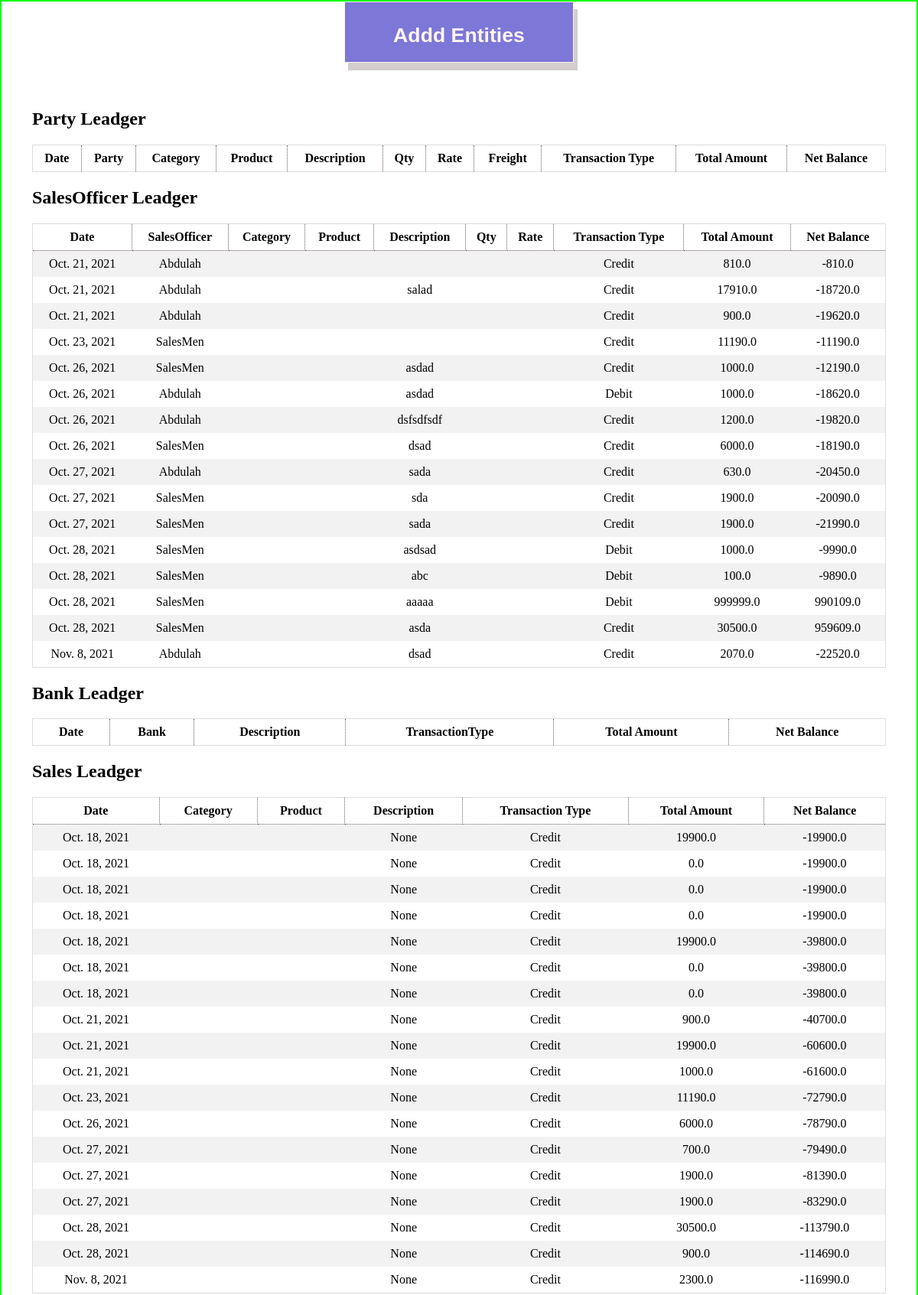
The page /apis/test (upper part) on the database its author committed.
### app/models.py (models this page shows, shortened)
class Ledger(models.Model):
    date = models.DateField(default=timezone.now, blank=True)
    description = models.CharField(max_length=50, null=True)
    transaction_type = models.CharField(max_length=50, choices=(
        ('Debit', 'Debit'), ('Credit', 'Credit')))
    total_amount = models.FloatField(null=True)
    net_balance = models.FloatField(blank=True, default=0.0)

class SalesOfficerLedger(Ledger):
    sales_officer = models.ForeignKey(SalesOfficer, on_delete=models.CASCADE)
    party_order = models.IntegerField(null=True,blank=True)

class Ledger(models.Model):
    date = models.DateField(default=timezone.now, blank=True)
    description = models.CharField(max_length=50, null=True)
    transaction_type = models.CharField(max_length=50, choices=(
        ('Debit', 'Debit'), ('Credit', 'Credit')))
    total_amount = models.FloatField(null=True)
    net_balance = models.FloatField(blank=True, default=0.0)

class SalesOfficer(models.Model):
    name = models.CharField(max_length=200,unique=True)
    commission = models.FloatField(default=0.0)
    contact = models.CharField(max_length=13)
    opening_Balance = models.FloatField()
    current_Balance = models.FloatField(blank=True, null=True)
    user = models.OneToOneField(User,on_delete=models.CASCADE)
    date = models.DateField(default=timezone.now, blank=True)
    def __str__(self):
        return self.name

class SalesLedger(Ledger):
    sales_person = models.ForeignKey(SalesPerson,on_delete=models.CASCADE)

### app/views.py (the view)
# urls.py: path('test',views.Test),
def Test(request):
    party = m.PartyLedger.objects.all()
    salesofficer = m.SalesOfficerLedger.objects.all()
    sales = m.SalesLedger.objects.all()
    bank = m.BankLedger.objects.all()
    freight = m.FreightLedger.objects.all()
    discount = m.DiscountLedger.objects.all()
    cleariing = m.ClearingLedger.objects.all()
    cash = m.CashLedger.objects.all()
    incentive = m.IncentiveLedger.objects.all()
    response_dict = {'Party':party,'SalesOfficer':salesofficer,'Sales':sales,'Bank':bank,'Freight':freight
                    ,'Discount':discount,'Cash':cash,'Clearing':cleariing,'Incentive':incentive }
    return render(request,'test.html',response_dict)

### app/templates/test.html (shortened to what this page needs)
<!DOCTYPE html>
<html>
<head>
</head>
<body>
    <div style="width: 100wh;text-align: center;">
        <div>
            <button class='addBtn' onclick="Add()" id='btn'>
                <h1>Addd Entities</h1>
            </button>
        </div>
    </div>
    <div class="container">
        <h2>Party Leadger</h2>
        <div style="overflow-x:auto;">
            <table>
                <tr>
                    <th>Date</th>
                    <th>Party</th>
                    <th>Category</th>
                    <th>Product</th>
                    <th>Description</th>
                    <th>Qty</th>
                    <th>Rate</th>
                    <th>Freight</th>
                    <th>Transaction Type</th>
                    <th>Total Amount</th>
                    <th>Net Balance</th>
                </tr>
            </table>
        </div>
        <h2>SalesOfficer Leadger</h2>
        <div style="overflow-x:auto;">
            <table>
                <tr>
                    <th>Date</th>
                    <th>SalesOfficer</th>
                    <th>Category</th>
                    <th>Product</th>
                    <th>Description</th>
                    <th>Qty</th>
                    <th>Rate</th>
                    <th>Transaction Type</th>
                    <th>Total Amount</th>
                    <th>Net Balance</th>
                </tr>
                {% for r in SalesOfficer %}
                <tr>
                    <td>{{r.date}}</td>
                    <td>{{r.sales_officer}}</td>
                    <td>{{r.category}}</td>
                    <td>{{r.product}}</td>
                    <td>{{r.description}}</td>
                    <td>{{r.qty}}</td>
                    <td>{{r.rate}}</td>
                    <td>{{r.transaction_type}}</td>
                    <td>{{r.total_amount}}</td>
                    <td>{{r.net_balance}}</td>
                </tr>
                {% endfor %}
            </table>
        </div>
        <h2>Bank Leadger</h2>
        <div style="overflow-x:auto;">
            <table>
                <tr>
                    <th>Date</th>
                    <th>Bank</th>
                    <th>Description</th>
                    <th>TransactionType</th>
                    <th>Total Amount</th>
                    <th>Net Balance</th>
                </tr>
            </table>
        </div>
        <h2>Sales Leadger</h2>
        <div style="overflow-x:auto;">
            <table>
                <tr>
                    <th>Date</th>
                    <th>Category</th>
                    <th>Product</th>
                    <th>Description</th>
                    <th>Transaction Type</th>
                    <th>Total Amount</th>
                    <th>Net Balance</th>
                </tr>
                {% for r in Sales %}
                <tr>
                    <td>{{r.date}}</td>
                    <td>{{r.category}}</td>
                    <td>{{r.product}}</td>
                    <td>{{r.description}}</td>
                    <td>{{r.transaction_type}}</td>
                    <td>{{r.total_amount}}</td>
                    <td>{{r.net_balance}}</td>
                </tr>
                {% endfor %}
            </table>
        </div>
    </div>
</body>
</html>

### app/templates/test.html (style rules this page uses)
table { border-collapse: collapse; border-spacing: 0; width: 100%; border: 1px solid #ddd; }
th { border: 1px dotted rgb(112, 92, 92); }
th, td { text-align: center; padding: 8px; }
tr:nth-child(even) { background-color: #f2f2f2 }
.addBtn { border: 1px solid; padding: 10px; box-shadow: 5px 10px #d4cdcd; width: 25vw; height: 80px; background-color: rgb(125, 119, 216); color: seashell; font-weight: 600; }
.container { padding: 40px; }
body { border: 2px double rgb(0, 255, 0); margin: 0; padding: 0; }

### rows shown on the page
SalesOfficerLedger: date "Oct. 21, 2021", sales_officer "Abdulah", transaction_type "Credit", total_amount "810.0", net_balance "-810.0"
SalesOfficerLedger: date "Oct. 21, 2021", sales_officer "Abdulah", description "salad", transaction_type "Credit", total_amount "17910.0", net_balance "-18720.0"
SalesOfficerLedger: date "Oct. 21, 2021", sales_officer "Abdulah", transaction_type "Credit", total_amount "900.0", net_balance "-19620.0"
SalesOfficerLedger: date "Oct. 23, 2021", sales_officer "SalesMen", transaction_type "Credit", total_amount "11190.0", net_balance "-11190.0"
SalesOfficerLedger: date "Oct. 26, 2021", sales_officer "SalesMen", description "asdad", transaction_type "Credit", total_amount "1000.0", net_balance "-12190.0"
SalesOfficerLedger: date "Oct. 26, 2021", sales_officer "Abdulah", description "asdad", transaction_type "Debit", total_amount "1000.0", net_balance "-18620.0"
SalesOfficerLedger: date "Oct. 26, 2021", sales_officer "Abdulah", description "dsfsdfsdf", transaction_type "Credit", total_amount "1200.0", net_balance "-19820.0"
SalesOfficerLedger: date "Oct. 26, 2021", sales_officer "SalesMen", description "dsad", transaction_type "Credit", total_amount "6000.0", net_balance "-18190.0"
SalesOfficerLedger: date "Oct. 27, 2021", sales_officer "Abdulah", description "sada", transaction_type "Credit", total_amount "630.0", net_balance "-20450.0"
SalesOfficerLedger: date "Oct. 27, 2021", sales_officer "SalesMen", description "sda", transaction_type "Credit", total_amount "1900.0", net_balance "-20090.0"
SalesOfficerLedger: date "Oct. 27, 2021", sales_officer "SalesMen", description "sada", transaction_type "Credit", total_amount "1900.0", net_balance "-21990.0"
SalesOfficerLedger: date "Oct. 28, 2021", sales_officer "SalesMen", description "asdsad", transaction_type "Debit", total_amount "1000.0", net_balance "-9990.0"
SalesOfficerLedger: date "Oct. 28, 2021", sales_officer "SalesMen", description "abc", transaction_type "Debit", total_amount "100.0", net_balance "-9890.0"
SalesOfficerLedger: date "Oct. 28, 2021", sales_officer "SalesMen", description "aaaaa", transaction_type "Debit", total_amount "999999.0", net_balance "990109.0"
SalesOfficerLedger: date "Oct. 28, 2021", sales_officer "SalesMen", description "asda", transaction_type "Credit", total_amount "30500.0", net_balance "959609.0"
SalesOfficerLedger: date "Nov. 8, 2021", sales_officer "Abdulah", description "dsad", transaction_type "Credit", total_amount "2070.0", net_balance "-22520.0"
SalesLedger: date "Oct. 18, 2021", description "None", transaction_type "Credit", total_amount "19900.0", net_balance "-19900.0"
SalesLedger: date "Oct. 18, 2021", description "None", transaction_type "Credit", total_amount "0.0", net_balance "-19900.0"
SalesLedger: date "Oct. 18, 2021", description "None", transaction_type "Credit", total_amount "0.0", net_balance "-19900.0"
SalesLedger: date "Oct. 18, 2021", description "None", transaction_type "Credit", total_amount "0.0", net_balance "-19900.0"
SalesLedger: date "Oct. 18, 2021", description "None", transaction_type "Credit", total_amount "19900.0", net_balance "-39800.0"
SalesLedger: date "Oct. 18, 2021", description "None", transaction_type "Credit", total_amount "0.0", net_balance "-39800.0"
SalesLedger: date "Oct. 18, 2021", description "None", transaction_type "Credit", total_amount "0.0", net_balance "-39800.0"
SalesLedger: date "Oct. 21, 2021", description "None", transaction_type "Credit", total_amount "900.0", net_balance "-40700.0"
SalesLedger: date "Oct. 21, 2021", description "None", transaction_type "Credit", total_amount "19900.0", net_balance "-60600.0"
SalesLedger: date "Oct. 21, 2021", description "None", transaction_type "Credit", total_amount "1000.0", net_balance "-61600.0"
SalesLedger: date "Oct. 23, 2021", description "None", transaction_type "Credit", total_amount "11190.0", net_balance "-72790.0"
SalesLedger: date "Oct. 26, 2021", description "None", transaction_type "Credit", total_amount "6000.0", net_balance "-78790.0"
SalesLedger: date "Oct. 27, 2021", description "None", transaction_type "Credit", total_amount "700.0", net_balance "-79490.0"
SalesLedger: date "Oct. 27, 2021", description "None", transaction_type "Credit", total_amount "1900.0", net_balance "-81390.0"
SalesLedger: date "Oct. 27, 2021", description "None", transaction_type "Credit", total_amount "1900.0", net_balance "-83290.0"
SalesLedger: date "Oct. 28, 2021", description "None", transaction_type "Credit", total_amount "30500.0", net_balance "-113790.0"
SalesLedger: date "Oct. 28, 2021", description "None", transaction_type "Credit", total_amount "900.0", net_balance "-114690.0"
SalesLedger: date "Nov. 8, 2021", description "None", transaction_type "Credit", total_amount "2300.0", net_balance "-116990.0"
